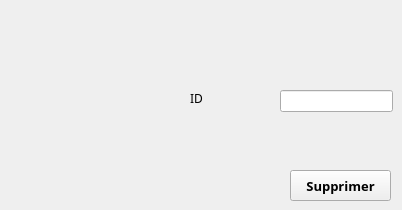
      <widget class="QWidget" name="tab_7">
       <attribute name="title">
        <string>Supprimer</string>
       </attribute>
       <widget class="QPushButton" name="pb_suppr">
        <property name="geometry">
         <rect>
          <x>290</x>
          <y>170</y>
          <width>101</width>
          <height>31</height>
         </rect>
        </property>
        <property name="font">
         <font>
          <family>Californian FB</family>
          <pointsize>10</pointsize>
          <weight>75</weight>
          <italic>false</italic>
          <bold>true</bold>
         </font>
        </property>
        <property name="text">
         <string>Supprimer</string>
        </property>
       </widget>
       <widget class="QLineEdit" name="lineEditsup">
        <property name="geometry">
         <rect>
          <x>280</x>
          <y>90</y>
          <width>113</width>
          <height>22</height>
         </rect>
        </property>
       </widget>
       <widget class="QLabel" name="label_18">
        <property name="geometry">
         <rect>
          <x>190</x>
          <y>90</y>
          <width>56</width>
          <height>16</height>
         </rect>
        </property>
        <property name="font">
         <font>
          <family>Californian FB</family>
          <pointsize>9</pointsize>
         </font>
        </property>
        <property name="text">
         <string>ID</string>
        </property>
       </widget>
      </widget>
